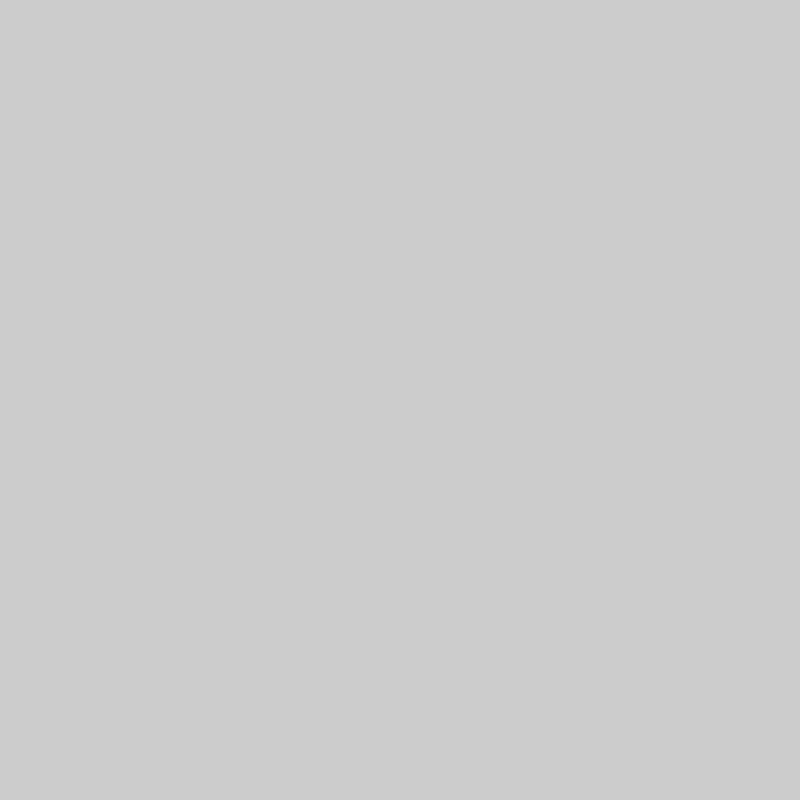
Frame 1 (no input)
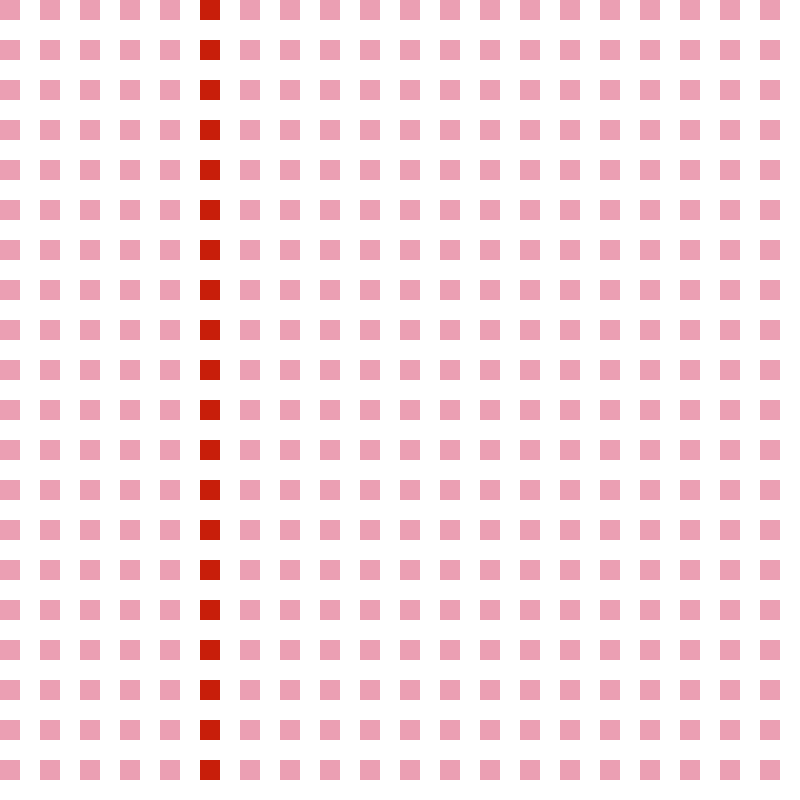
Frame 60 (the mouse pressed at the canvas centre just before this capture)
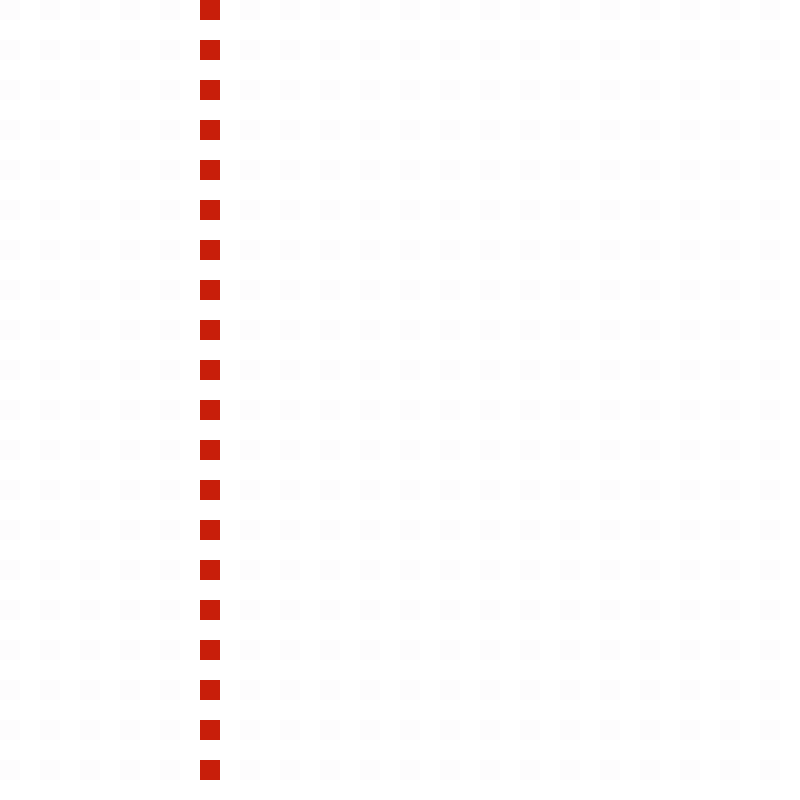
Frame 120 (the mouse held since frame 60 and released just before this capture)

The Processing sketch that drew these frames (run headless with seeded random() and noise(); from frame 60 on, the mouse is pressed at the canvas centre):

// Processing sketch: processing_119759
// ── processing_119759.pde

float rect_X = 400;
float rect_Y = 400;
int lastTimeChanged;
int changeInterval = 1000;
color randomSquareColor = color(random(255), random(255), random(255), random(255));
void setup() {
  size(800, 800);
  lastTimeChanged = 0;
  noStroke();
}

void draw() {
  if (millis() > changeInterval + lastTimeChanged) {
    background(255);
    randomSquareColor = color(random(255), random(255), random(255), random(255));
    lastTimeChanged = millis();
    for (int yPos = 0; yPos <= height; yPos += height/20) {
      for (int xPos = 0; xPos <= width; xPos = xPos +40) {
        float minuteMap = map(second(), 0, 59, 0, width);
        if (xPos == 200) {
          fill(200, 30, 10);
        } else {
          //fill with random color
          fill(randomSquareColor);
        }
        rect(xPos, yPos, 20, 20);
      }
    }
  }
}
